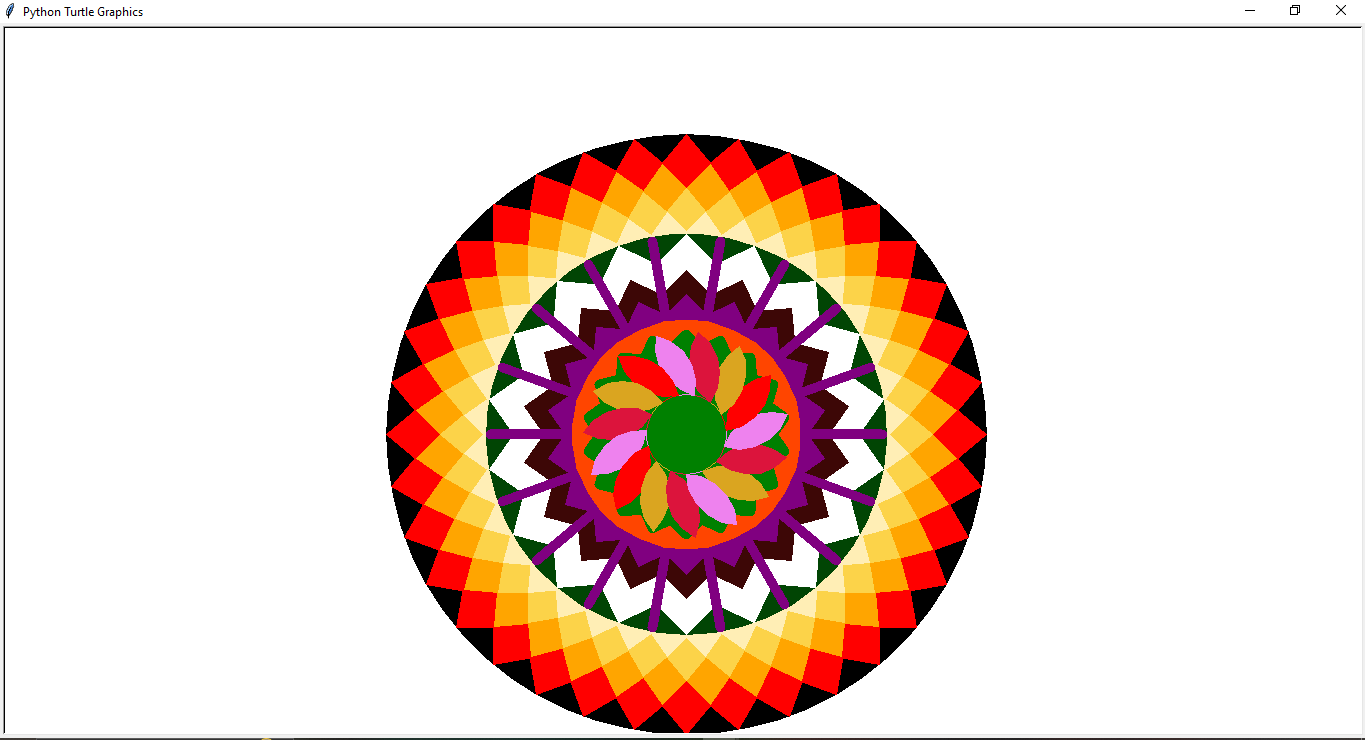

Python code for this plot:
import turtle
from turtle import *
import math
from tkinter import *

speed(10000)

# Turtle pen configuration
tur = turtle.Turtle()
tur.penup()
tur.speed("fastest")
tur.pensize(1)
tur.hideturtle()

#circle
def circ(len,clr):
    penup()
    home()
    goto(0, -(len+50))
    pendown()
    color(clr)
    begin_fill()
    circle(len)
    end_fill()

#outer circle
circ(300,"black")

#triangular pattern
home()
goto(0, -50)
def tripatt(len,clr):
    color(clr)
    for i in range(36):
        begin_fill()
        forward(len / math.tan(math.pi / 3.6))
        left(130)
        forward(len / math.sin(math.pi / 3.6))
        left(100)
        forward(len / math.sin(math.pi / 3.6))
        left(130)
        forward(len / math.tan(math.pi / 3.6))
        end_fill()
        left(10)
    left(5)

#outer patterns
tripatt(300,"red")
tripatt(271, "orange")
tripatt(246,"#fcd349")
tripatt(223,"#ffeeb5")


#middle circle
circ(200,"#014504")

#square pattern
def sqpatt(len,clr):
    penup()
    home()
    goto(0,-50)
    left(45)
    pendown()
    color(clr)
    for i in range(18):
        begin_fill()
        for i in range(4):
            forward(len * math.sqrt(2))
            left(90)
        end_fill()
        penup()
        left(20)
        pendown()

#inner patterns
sqpatt(100,"white")
sqpatt(82,"#3d0706")
sqpatt(70,"purple")

#line patterns
home()
goto(0,-50)
pensize(10)
color("purple")
for i in range(18):
    forward(196)
    backward(196)
    left(20)

#inner circle
circ(110,"orangered")
sqpatt(50,"green")

# Flower Petals
tur.goto(0,-90)
tur.pendown()
for i in range(16):
    tur.color(["red","goldenrod","crimson","violet"][i%4])
    tur.begin_fill()
    tur.right(90)
    tur.circle(50, 90)
    tur.left(90)
    tur.circle(50, 90)
    tur.right(180)
    tur.end_fill()
    tur.circle(40, 24)
tur.color("black")
tur.penup()
turtle.left(144)
turtle.Screen().exitonclick()


    

    
    
    
